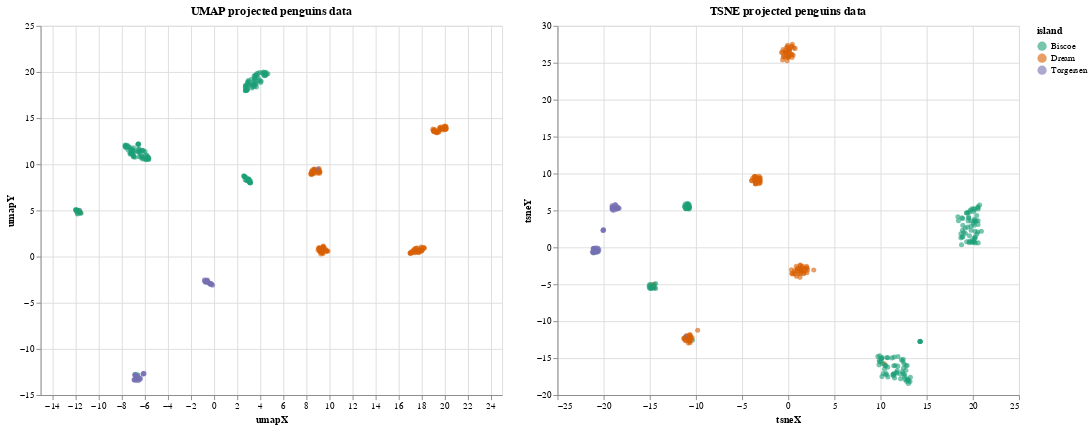

Notebook cell for this chart:
### Code cell
alt.Chart(df_proj).mark_circle(
    opacity=0.6
).encode(
    x='umapX',
    y='umapY',
    color=alt.Color('island', scale=alt.Scale(scheme='dark2'))
).properties(
    width=500,
    height=400,
    title="UMAP projected penguins data"
).interactive() | alt.Chart(df_proj).mark_circle(
    opacity=0.6
).encode(
    x='tsneX',
    y='tsneY',
    color=alt.Color('island', scale=alt.Scale(scheme='dark2'))
).properties(
    width=500,
    height=400,
    title="TSNE projected penguins data"
).interactive()

### Figure 1 — Vega-Lite specification as saved in the notebook (floating-point values rounded to 4 significant figures; data arrays with more than 128 entries replaced by an {"elided": "..."} marker saying what was removed)
{"usermeta": {"embedOptions": {"theme": "dark"}}, "config": {"view": {"continuousWidth": 400, "continuousHeight": 300}}, "hconcat": [{"mark": {"type": "circle", "opacity": 0.6}, "encoding": {"color": {"type": "nominal", "field": "island", "scale": {"scheme": "dark2"}}, "x": {"type": "quantitative", "field": "umapX"}, "y": {"type": "quantitative", "field": "umapY"}}, "height": 400, "selection": {"selector024": {"type": "interval", "bind": "scales", "encodings": ["x", "y"]}}, "title": "UMAP projected penguins data", "width": 500}, {"mark": {"type": "circle", "opacity": 0.6}, "encoding": {"color": {"type": "nominal", "field": "island", "scale": {"scheme": "dark2"}}, "x": {"type": "quantitative", "field": "tsneX"}, "y": {"type": "quantitative", "field": "tsneY"}}, "height": 400, "selection": {"selector025": {"type": "interval", "bind": "scales", "encodings": ["x", "y"]}}, "title": "TSNE projected penguins data", "width": 500}], "data": {"name": "data-ab3cac24b37a950a80cab1260e6e1f3f"}, "$schema": "https://vega.github.io/schema/vega-lite/v4.8.1.json", "datasets": {"data-ab3cac24b37a950a80cab1260e6e1f3f": {"elided": "344 records"}}}
